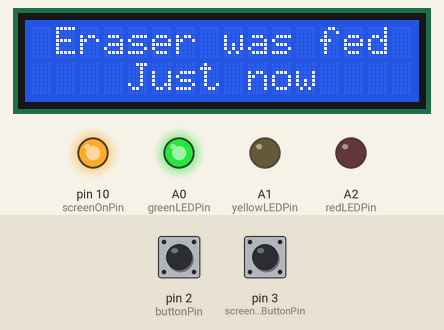
A sketch run on a simulated Arduino Uno, built with avr-gcc and run on an emulated ATmega328P. On the bench: 16×2 character LCD, output pins drawn as LEDs (lit = HIGH). The inputs (shaded band) are chosen by the test bench; at power-on: pin 2 (buttonPin) HIGH, pin 3 (screenOnButtonPin) HIGH.

Above: at 1.6 s.
1.7 s: pin 2 (buttonPin) pulsed LOW 5 times (0.12 s each, 0.3 s apart)
At 3.6 s:
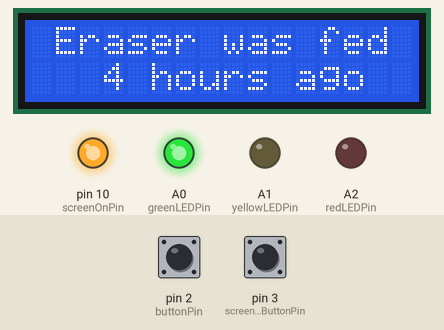
4.7 s: pin 2 (buttonPin) pulled LOW for 0.15 s
At 5.5 s:
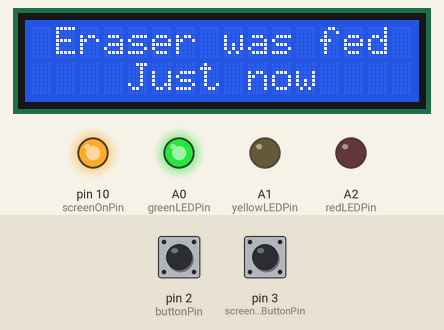
9.0 s: pin 3 (screenOnButtonPin) pulsed LOW 5 times (0.12 s each, 0.3 s apart)
At 11.5 s:
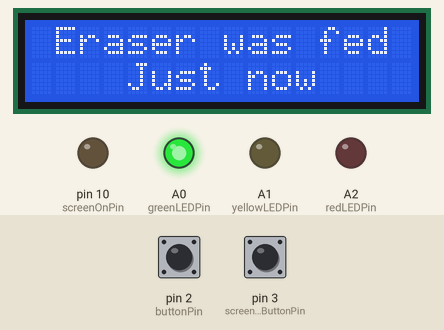
Timing chart, 0 to 13.0 s (numbered marks = the images above; inputs shaded):
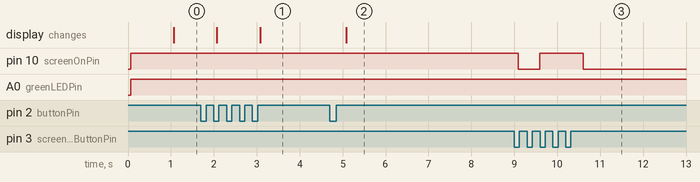

Measured:
- after the input at 1.7 s, the display: first changes after 0.37 s (image 1 shows a later state)
- after the input at 4.7 s, the display: changes after 0.38 s (image 2)
- after the input at 9.0 s, pin 10 (screenOnPin): HIGH → LOW after 0.09 s instead of 3.1 s

The sketch:

CatFeedingTime_Nano.ino
```cpp
//Include and initialize the LCD screen
//lcd(rs, enable, d4, d5, d6, d7)
#include <LiquidCrystal.h>
LiquidCrystal lcd(4, 5, 6, 7, 8, 9);

//Pin layout
//Note: Buttons need to be on interrupt enabled pins (2&3 on UNO and Nano)
const int buttonPin = 2;
const int screenOnButtonPin = 3;
const int redLEDPin = A2;
const int yellowLEDPin = A1;
const int greenLEDPin = A0;
const int screenOnPin = 10;

//Feeding Time intervals
volatile unsigned long lastFeedingTime = 0;
const unsigned long hour = 3600000; // 3600000 milliseconds in an hour
const unsigned long minute = 60000; // 60000 milliseconds in a minute
const unsigned long interval1 = 6*hour; // maybe a treat after 6 hours (yellow LED)
const unsigned long interval2 = 9*hour; // should feed again after 9 hours (red LED)

//Screen On intervals
volatile unsigned long screenOnTime = 0;
const unsigned long screenDelay = 7000; // Turn screen Off after 7s delay
int screenState = 0;

//Button Timings (for debouncing)
volatile unsigned long previousButtonTime;
volatile unsigned long buttonTime;
volatile unsigned long previousScreenOnButtonTime;
volatile unsigned long screenOnButtonTime;

//Screen Timing
volatile unsigned long previousRedrawTime = 0;
const unsigned long redrawInterval = 800; //Redraw screen every 0.8 seconds

void setup() {
  // Set up pin modes, LED -> OUT, buttons -> IN + set pull-up resistors + interrupts
  pinMode(redLEDPin,OUTPUT);
  pinMode(yellowLEDPin,OUTPUT);
  pinMode(greenLEDPin,OUTPUT);
  pinMode(screenOnPin,OUTPUT);
  pinMode(buttonPin, INPUT);
  pinMode(screenOnButtonPin, INPUT);
  digitalWrite(buttonPin, HIGH);
  digitalWrite(screenOnButtonPin, HIGH);
  attachInterrupt(digitalPinToInterrupt(buttonPin), resetTime, FALLING);
  attachInterrupt(digitalPinToInterrupt(screenOnButtonPin), screenON, FALLING);

  // Columns and rows of LCD screen
  screenState = 1;
  lcd.begin(16, 2);
  lcd.setCursor(1,0);
  lcd.print("Eraser was fed");

   // Debug and communication
   //Serial.begin(9600);
}

void loop() {
  unsigned long currentTime = millis();
  unsigned long deltaTime = currentTime - lastFeedingTime;

  // Check Screen state and light up backlight accordingly
  if (screenState == 1 && currentTime - screenOnTime < screenDelay) {
    digitalWrite(screenOnPin, HIGH);
    //Serial.println("Screen ON");
  }
  else {
    digitalWrite(screenOnPin, LOW);
    //Serial.println("Screen OFF");
    screenState = 0;
  }

  ledFeedingStatus(deltaTime);

  displayFeedingInfo(deltaTime,currentTime);

  delay(500);
}

void resetTime() {
  buttonTime = millis();

  if (buttonTime - previousButtonTime < 250) {
    //Debouncing
  }
  else if (buttonTime - previousButtonTime < 1000) {
    //Serial.println("-------Feed Button Press---------");
    //Successive clicks of the feeding button will set the time backward an hour
    lastFeedingTime = lastFeedingTime - 1*hour;
    previousButtonTime = buttonTime;
    screenState = 1;
    screenOnTime = buttonTime;
  }
  else {
    //Serial.println("-------Feed Button Press---------");
    //First click of the feeding button resets time
    lastFeedingTime = buttonTime;
    previousButtonTime = buttonTime;
    screenState = 1;
    screenOnTime = buttonTime;
  }
}

void screenON() {
  screenOnButtonTime = millis();

  if (screenOnButtonTime - previousScreenOnButtonTime > 250) {
    //Serial.println("-------Screen Button Press---------");
    if (screenState == 1) {
      screenState = 0;
    }
    else if (screenState == 0) {
      screenState = 1;
      screenOnTime = screenOnButtonTime;
    }
    previousScreenOnButtonTime = screenOnButtonTime;
  }
}

void displayFeedingInfo(unsigned long deltaTime, unsigned long currentTime) {
  //Print the last feeding time on the LCD
  // Redraw only every redrawInterval to avoid flickering

  if (currentTime - previousRedrawTime > redrawInterval) {

    int hours = deltaTime / hour;
    int minutes = (deltaTime % hour) / minute;

    if (deltaTime / minute < 2) {
      lcd.setCursor(0,1);
      lcd.print("                ");
      lcd.setCursor(4,1);
      lcd.print("Just now");
    }
    else if (deltaTime / hour == 0) {
      lcd.setCursor(0,1);
      lcd.print("                ");
      lcd.setCursor(1, 1);
      lcd.print(String(minutes)+" minutes ago");
    }
    else if (deltaTime / hour == 1) {
      lcd.setCursor(0,1);
      lcd.print("                ");
      lcd.setCursor(3,1);
      lcd.print(String(hours)+" hour ago");
    }
    else {
      lcd.setCursor(0,1);
      lcd.print("                ");
      lcd.setCursor(3,1);
      lcd.print(String(hours)+" hours ago");
    }

  previousRedrawTime = currentTime;
  }
}

void ledFeedingStatus(unsigned long deltaTime) {
  // Check Time and light up LEDs accordingly
  if (deltaTime > interval2) {
    digitalWrite(greenLEDPin, LOW);
    digitalWrite(yellowLEDPin, LOW);
    digitalWrite(redLEDPin, HIGH);
  }
  else if (deltaTime > interval1) {
    digitalWrite(greenLEDPin, LOW);
    digitalWrite(yellowLEDPin, HIGH);
    digitalWrite(redLEDPin, LOW);
  }
  else {
    digitalWrite(greenLEDPin, HIGH);
    digitalWrite(yellowLEDPin, LOW);
    digitalWrite(redLEDPin, LOW);
  }
}
```
